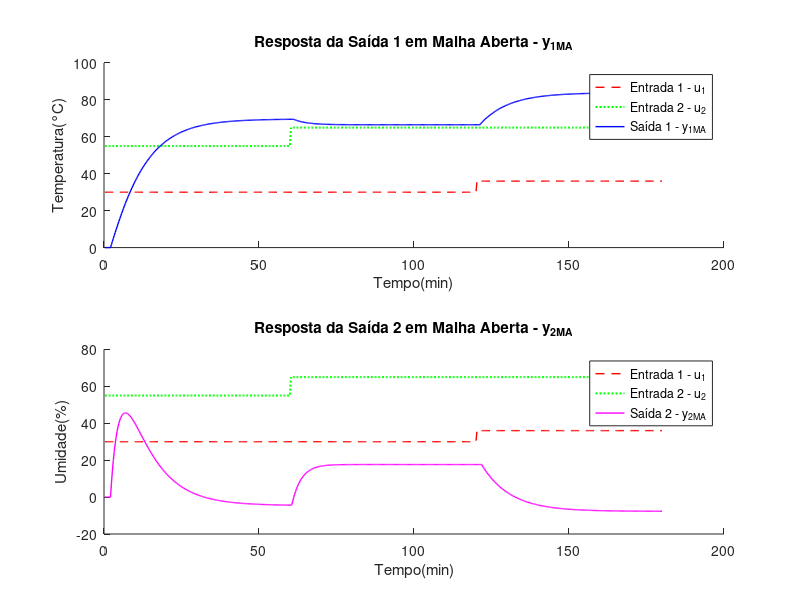
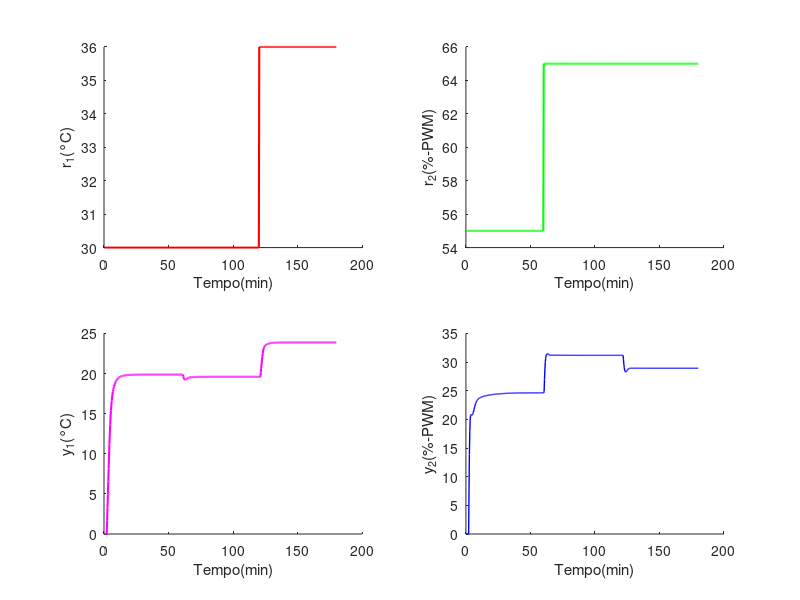

Recreate these plots in MATLAB, in order.
% --SCRIPT - IMPLEMENTAR PATAMARES EM SISTEMA TITO --
clear; clc; close all;

qtde_amostras = 600;
T_amost = 18;

%% DEFININDO OS PATAMARES DE CADA ENTRADA
% Entrada 1 - Temperatura
u_1t(1:qtde_amostras/3) = 30; 
u_1t((qtde_amostras/3+1):(2*qtde_amostras/3)) = 30; 
u_1t((2*qtde_amostras/3+1):qtde_amostras) = 36;
% Entrada 2 - Umidade
u_2u(1:qtde_amostras/3) = 55; 
u_2u((qtde_amostras/3+1):(2*qtde_amostras/3)) = 65;
u_2u((2*qtde_amostras/3+1):(qtde_amostras)) = 65;

%% INICIALIZAÇÕES
for k = 1:8
    y_11t(k) = 0;
    y_12u(k) = 0;
    y_21t(k) = 0;
    y_22u(k) = 0;
    y_1t(k) = y_11t(k) + y_12u(k);
    y_2u(k) = y_21t(k) + y_22u(k);
    y_11mft(k) = 0;
    y_12mfu(k) = 0;
    y_21mft(k) = 0;
    y_22mfu(k) = 0;
    y_1mft(k) = y_11mft(k) + y_12mfu(k);
    y_2mfu(k) = y_21mft(k) + y_22mfu(k);
    tempo(k)=k*T_amost;
    erro1(k) = u_1t(k) - y_1mft(k);
    erro2(k) = u_2u(k) - y_2mfu(k);
end
%% LOOPS PARA MALHA ABERTA E FECHADA
%variaveis da ft para testar a estabilidade
% a12_1 = -0.0192;
% a12_2 = - 0.09277;
% a22_1 = 0.1326;
% a22_2 = 1.009;
% LoopS para observar a resposta das saidas e observar o acoplamento das
% malhas

%mALHA ABERTA
for k = 8:qtde_amostras
y_11t(k) = 0.9678 * y_11t(k-1) + 0.08796 * u_1t(k-4) + 0.00509 * u_1t(k-5);
y_12u(k) = 0.9331 * y_12u(k-1) - 0.003556 * u_2u(k-3) - 0.01718 * u_2u(k-4);
% y_12u(k) = 0.9331 * y_12u(k-1) + a12_1 * u_2u(k-3) + a12_2 * u_2u(k-4);
y_21t(k) = 0.9676 * y_21t(k-1) - 0.1294 * u_1t(k-6) - 0.007485 * u_1t(k-7);
y_22u(k) = 0.9048 * y_22u(k-1) + 0.02455 * u_2u(k-1) + 0.1869 * u_2u(k-2);
% y_22u(k) = 0.9048 * y_22u(k-1) + a22_1 * u_2u(k-1) + a22_2 * u_2u(k-2);

y_1t(k) = y_11t(k) + y_12u(k);
y_2u(k) = y_21t(k) + y_22u(k);

tempo(k)=k*T_amost;
end

%malha fechada
for k = 8:qtde_amostras
y_11mft(k) = 0.9678 * y_11mft(k-1) + 0.08796 * erro1(k-4) + 0.00509 * erro1(k-5);
y_12mfu(k) = 0.9331 * y_12mfu(k-1) - 0.003556 * erro2(k-3) - 0.01718 * erro2(k-4);
% y_12mfu(k) = 0.9331 * y_12mfu(k-1) + a12_1* erro2(k-3) + a12_2 * erro2(k-4);
y_21mft(k) = 0.9676 * y_21mft(k-1) - 0.1294 * erro1(k-6) - 0.007485 * erro1(k-7);
y_22mfu(k) = 0.9048 * y_22mfu(k-1) + 0.02455 * erro2(k-1) + 0.1869 * erro2(k-2);
% y_22mfu(k) = 0.9048 * y_22mfu(k-1) + a22_1 * erro2(k-1) + a22_2 * erro2(k-2);

y_1mft(k) = y_11mft(k) + y_12mfu(k);
y_2mfu(k) = y_21mft(k) + y_22mfu(k);
erro1(k) = u_1t(k) - y_1mft(k);
erro2(k) = u_2u(k) - y_2mfu(k);
tempo(k)=k*T_amost;

end

%% PLOTAGEM DE GRÁFICOS

%MALHA ABERTA
figure(1)
% Primeiro subplot – Saída y_1
subplot(2,1,1) 
hold on
plot(tempo/60, u_1t,'r--', 'LineWidth', 1)
plot(tempo/60, u_2u, 'g:', 'LineWidth', 1.5)
plot(tempo/60, y_1t,'b', 'LineWidth', 1)
legend('Entrada 1 - u_{1}', 'Entrada 2 - u_{2}','Saída 1 - y_{1MA}');
title('Resposta da Saída 1 em Malha Aberta - y_{1MA}')
ylabel('Temperatura(°C)');
xlabel('Tempo(min)');
hold off

% Segundo subplot – Saída y_2
subplot(2,1,2)
hold on
plot(tempo/60, u_1t,'r--', 'LineWidth', 1)
plot(tempo/60, u_2u, 'g:', 'LineWidth', 1.5)
plot(tempo/60, y_2u,'m', 'LineWidth', 1)
legend('Entrada 1 - u_{1}', 'Entrada 2 - u_{2}','Saída 2 - y_{2MA}');
title('Resposta da Saída 2 em Malha Aberta - y_{2MA}')
ylabel('Umidade(%)');
xlabel('Tempo(min)');
hold off

%MALHA FECHADA 
figure(2)

% Primeiro subplot – Saída y_1
subplot(2,2,1) 
hold on
plot(tempo/60, u_1t,'r', 'LineWidth', 1.5)
% plot(tempo/60, u_2u, 'g:', 'LineWidth', 1.5)
% plot(tempo/60, y_1mft,'m', 'LineWidth', 1)
% plot(tempo/60, erro1,'b', 'LineWidth', 1)
% legend('Entrada 1 - u_{1}');%, 'Erro 1 - e_{1MF}');
% title('Resposta da Saída 1 em Malha Fechada - y_{1MF}')
ylabel('r_{1}(°C)');
xlabel('Tempo(min)');
hold off

%------------
subplot(2,2,2) 
hold on
% plot(tempo/60, u_1t,'r--', 'LineWidth', 1)
plot(tempo/60, u_2u, 'g', 'LineWidth', 1.5)
% plot(tempo/60, y_1mft,'m', 'LineWidth', 1)
% plot(tempo/60, erro1,'b', 'LineWidth', 1)
% legend('Entrada 1 - u_{1}', 'Entrada 2 - u_{2}','Saída 1 - y_{1MF}');%, 'Erro 1 - e_{1MF}');
% title('Resposta da Saída 1 em Malha Fechada - y_{1MF}')
ylabel('r_{2}(%-PWM)');
xlabel('Tempo(min)');
hold off
%-------------------
subplot(2,2,3) 
hold on
% plot(tempo/60, u_1t,'r--', 'LineWidth', 1)
% plot(tempo/60, u_2u, 'g', 'LineWidth', 1.5)
plot(tempo/60, y_1mft,'m', 'LineWidth', 1.5)
% plot(tempo/60, erro1,'b', 'LineWidth', 1)
% legend('Entrada 1 - u_{1}', 'Entrada 2 - u_{2}','Saída 1 - y_{1MF}');%, 'Erro 1 - e_{1MF}');
% title('Resposta da Saída 1 em Malha Fechada - y_{1MF}')
ylabel('y_{1}(°C)');
xlabel('Tempo(min)');
hold off
% Segundo subplot – Saída y_2
subplot(2,2,4)
hold on
% plot(tempo/60, u_1t,'r--', 'LineWidth', 1)
% plot(tempo/60, u_2u, 'g:', 'LineWidth', 1.5)
plot(tempo/60, y_2mfu,'b', 'LineWidth', 1)
%plot(tempo/60, erro2,'b', 'LineWidth', 1)
% legend('Entrada 1 - u_{1}', 'Entrada 2 - u_{2}','Saída 2 - y_{2MF}');%,'Erro 2 - e_{2MF}');
% title('Resposta da Saída 2 em Malha Fechada - y_{2MF}')
ylabel('y_{2}(%-PWM)');
xlabel('Tempo(min)');
hold off
